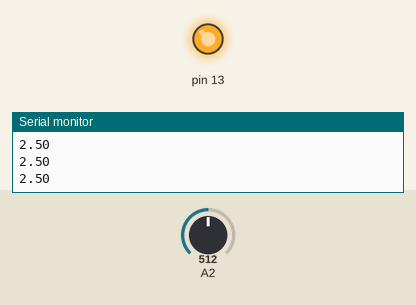
Simulated run of this sketch. Board: Arduino Uno, built with avr-gcc and run on an emulated ATmega328P. On the bench: output pins drawn as LEDs (lit = HIGH), the last lines printed to the serial monitor. The test bench sets the inputs (shaded band); at power-on: A2 = 512.

Above: at 1.2 s.
1.3 s: A2 set to 497
At 1.8 s:
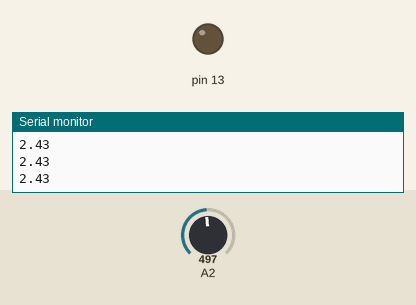
2.8 s: A2 set to 716
At 4.0 s:
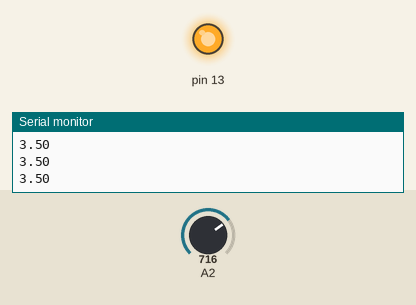
4.3 s: A2 set to 511
At 5.1 s:
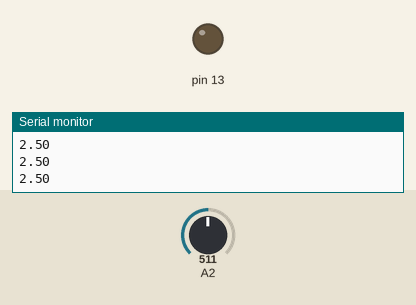
Timing chart, 0 to 7.3 s (numbered marks = the images above; inputs shaded):
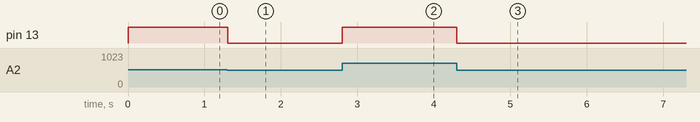

The sketch:

pwm_LED.ino
```cpp
void setup() {
  // put your setup code here, to run once:
  analogReference(DEFAULT);
  Serial.begin(9600);
}

void loop() {
  // put your main code here, to run repeatedly:
  int val;

  analogRead(10);
  val = analogRead(10); // A10
  analogWrite(13, val/4); // 13번 포트(LED), val/4만큼 전압

  Serial.println(5.0*double(val)/1023.0);
}
```

Measured:
- the behaviour switches between 512 and 511 on A2 (found by bisection; images 0 and 1)
- after the input at 1.3 s, pin 13: HIGH → LOW at once
- after the input at 2.8 s, pin 13: LOW → HIGH at once
- after the input at 4.3 s, pin 13: HIGH → LOW at once
